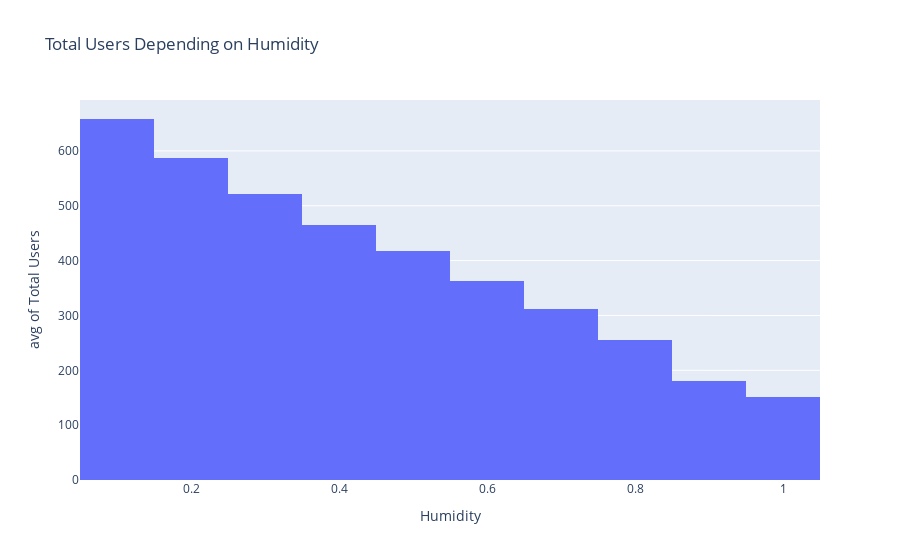

Notebook code cell kept with this figure:
### Code cell
px.histogram(df, 
            x='hum', 
            y='total', 
            nbins=10,
            title='Total Users Depending on Humidity',
            labels={'hum': 'Humidity', 'total': 'Total Users'},
            histfunc='avg')

### Figure 1 — Plotly figure (JSON) as saved in the notebook; plotly's stock layout.template omitted (floating-point values rounded to 4 significant figures; data arrays with more than 128 entries replaced by an {"elided": "..."} marker saying what was removed)
{"data": [{"alignmentgroup": "True", "bingroup": "x", "histfunc": "avg", "hovertemplate": "Humidity=%{x}<br>avg of Total Users=%{y}<extra></extra>", "legendgroup": "", "marker": {"color": "#636efa", "pattern": {"shape": ""}}, "name": "", "nbinsx": 10, "offsetgroup": "", "orientation": "v", "showlegend": false, "type": "histogram", "x": {"elided": "112475 float values"}, "xaxis": "x", "y": {"elided": "112475 int values"}, "yaxis": "y"}], "layout": {"barmode": "relative", "legend": {"tracegroupgap": 0}, "title": {"text": "Total Users Depending on Humidity"}, "xaxis": {"anchor": "y", "domain": [0, 1], "title": {"text": "Humidity"}}, "yaxis": {"anchor": "x", "domain": [0, 1], "title": {"text": "avg of Total Users"}}}}
